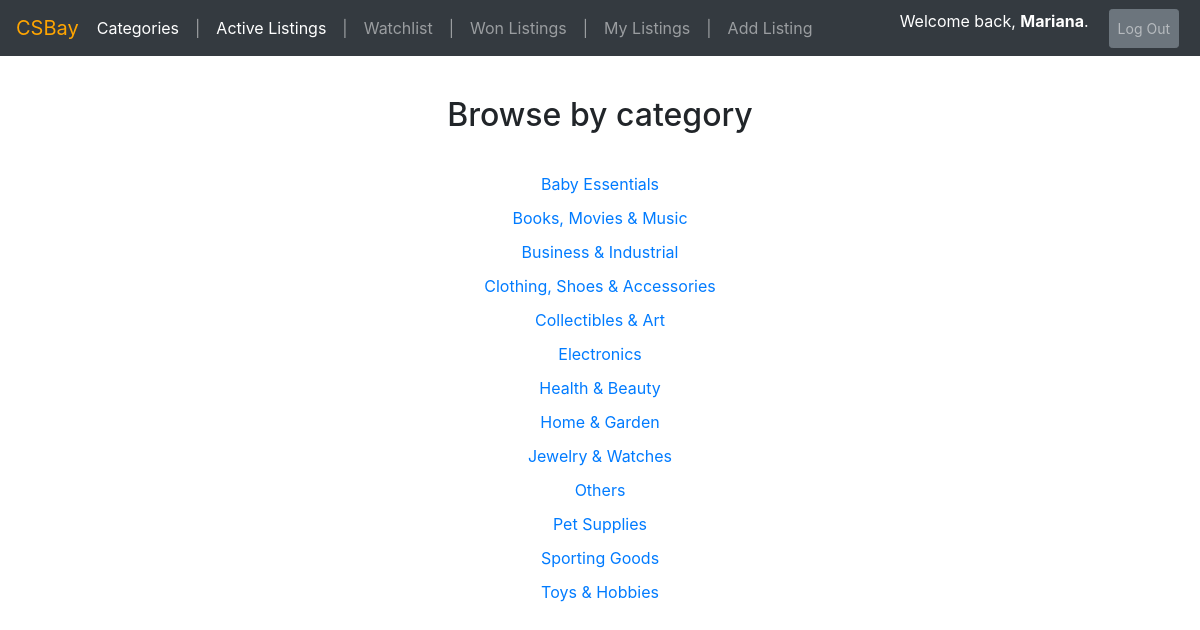
The page /categories (signed in) on the database its author committed.
### auctions/models.py (models this page shows)
class User(AbstractUser):
    pass

class Category(models.Model):
    name = models.CharField(max_length=100, db_index=True)
    class Meta:
        verbose_name_plural = 'Categories'
        ordering = ['name']
    def __str__(self):
        return self.name

### auctions/views.py (the view)
# urls.py: path("categories", views.categories_view, name="categories"),
def categories_view(request):
    categories = Category.objects.all()
    return render(request, 'auctions/category_list.html', {'categories' : categories})

### auctions/templates/auctions/category_list.html (shortened to what this page needs)
{% extends "auctions/layout.html" %}
{% block body %}
<div id="main-container">
    <h2>Browse by category</h2>
    <div id="categories-container">
        <div>
            {% for category in categories %}
            <div style="margin:10px;">
                <a href="{% url 'category' category.name %}">
                    {{category}}
                </a>
            </div>
            {% endfor %}
        </div>
    </div>
</div>
{% endblock %}

### auctions/templates/auctions/layout_navbar.html (shortened to what this page needs)
    <nav class="navbar navbar-expand-lg navbar-dark bg-dark">
    <a class="navbar-brand" href="#" style="color:orange;margin-right:25px;">CSBay</a>
    <div class="collapse navbar-collapse row justify-content-between" id="navbarSupportedContent">
        <ul class="navbar-nav mr-auto">
            <li class="nav-item active">
                <a class="nav-link" href="{% url 'categories' %}">Categories</a>
            </li>
            <li class="nav-link">|</li>
            <li class="nav-item active">
                <a class="nav-link" href="{% url 'index' %}">Active Listings</a>
            </li>
            {% if user.is_authenticated %}
            <li class="nav-link">|</li>
            <li class="nav-item">
                <a class="nav-link" href="{% url 'watchlist' %}">Watchlist</a>
            </li>
            <li class="nav-link">|</li>
            <li class="nav-item">
                <a class="nav-link" href="{% url 'won' %}">Won Listings</a>
            </li>
            <li class="nav-link">|</li>
            <li class="nav-item">
                <a class="nav-link" href="{% url 'my_listings' %}">My Listings</a>
            </li>
            <li class="nav-link">|</li>
            <li class="nav-item">
                <a class="nav-link" href="{% url 'new' %}">Add Listing</a>
            </li>
            {% endif %}
        </ul>
        <ul class="navbar-nav align-self-end" style="color: white;">
            <li class="nav-item active" style="margin-right:20px;" >
                    {% if user.is_authenticated %}
                    Welcome back, <strong>{{ user.username | title }}</strong>.
                    {% else %}
                    Not signed in.
                    {% endif %}
                </li>
                {% if user.is_authenticated %}
                <li class="nav-item">
                    <a class="nav-link btn btn-secondary btn-sm" style="margin: 0px 20px 0px 0px" href="{% url 'logout' %}">Log Out</a>
                </li>
                {% endif %}
        </ul>
    </div>
    </nav>

### auctions/static/auctions/styles.css (style rules this page uses)
body { padding: 0px; }
#categories-container { display: flex; flex-direction: column; align-content: center; text-align: center; margin-top: 20px; }
#main-container { display: flex; flex-direction: column; align-items: center; width: 60%; height: 90vh; }

### rows shown on the page
User: username "Mariana"
Category: name "Baby Essentials"
Category: name "Books, Movies & Music"
Category: name "Business & Industrial"
Category: name "Clothing, Shoes & Accessories"
Category: name "Collectibles & Art"
Category: name "Electronics"
Category: name "Health & Beauty"
Category: name "Home & Garden"
Category: name "Jewelry & Watches"
Category: name "Others"
Category: name "Pet Supplies"
Category: name "Sporting Goods"
Category: name "Toys & Hobbies"
